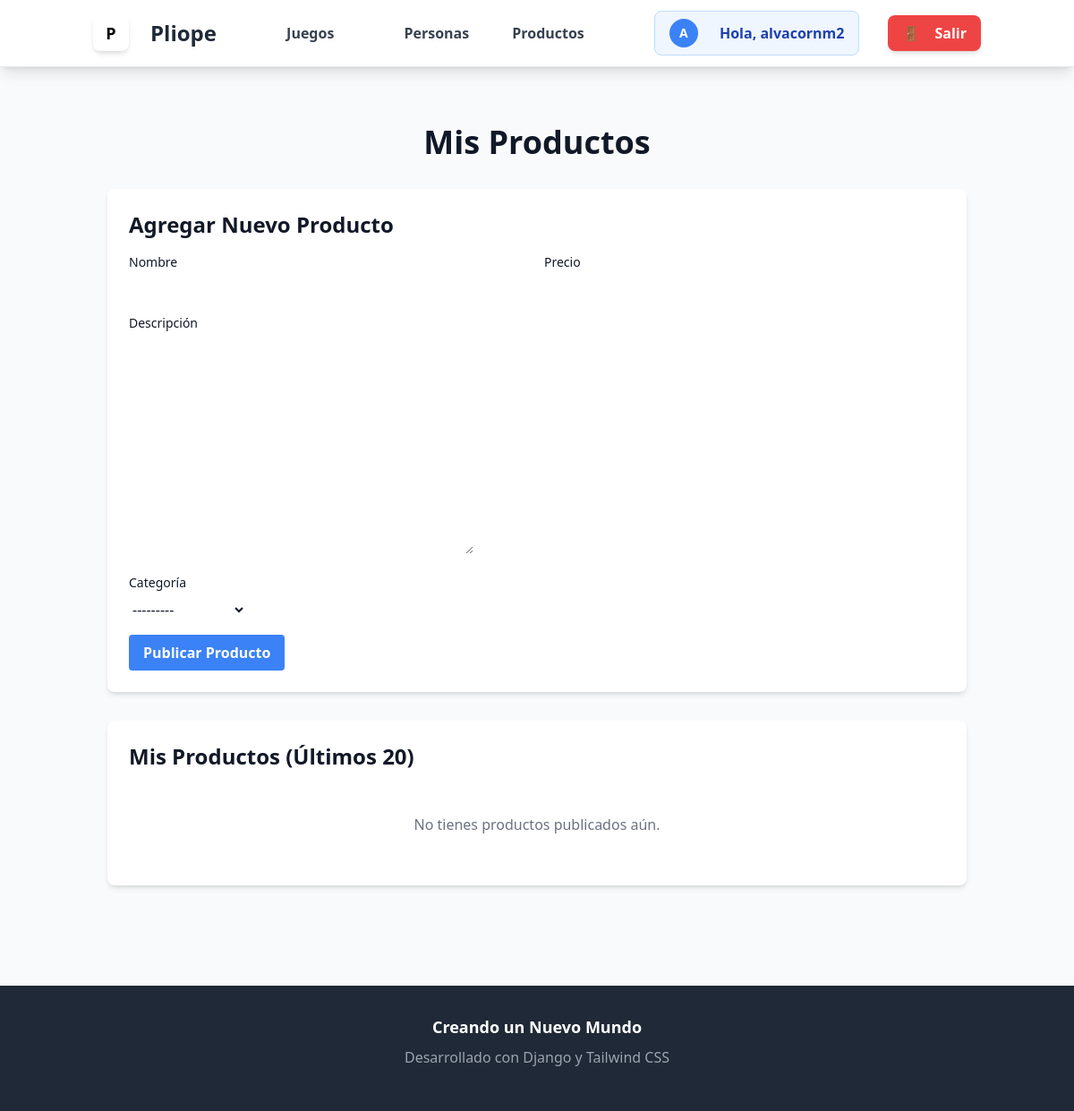
Page /productos/ (signed in) on the earlier database version.
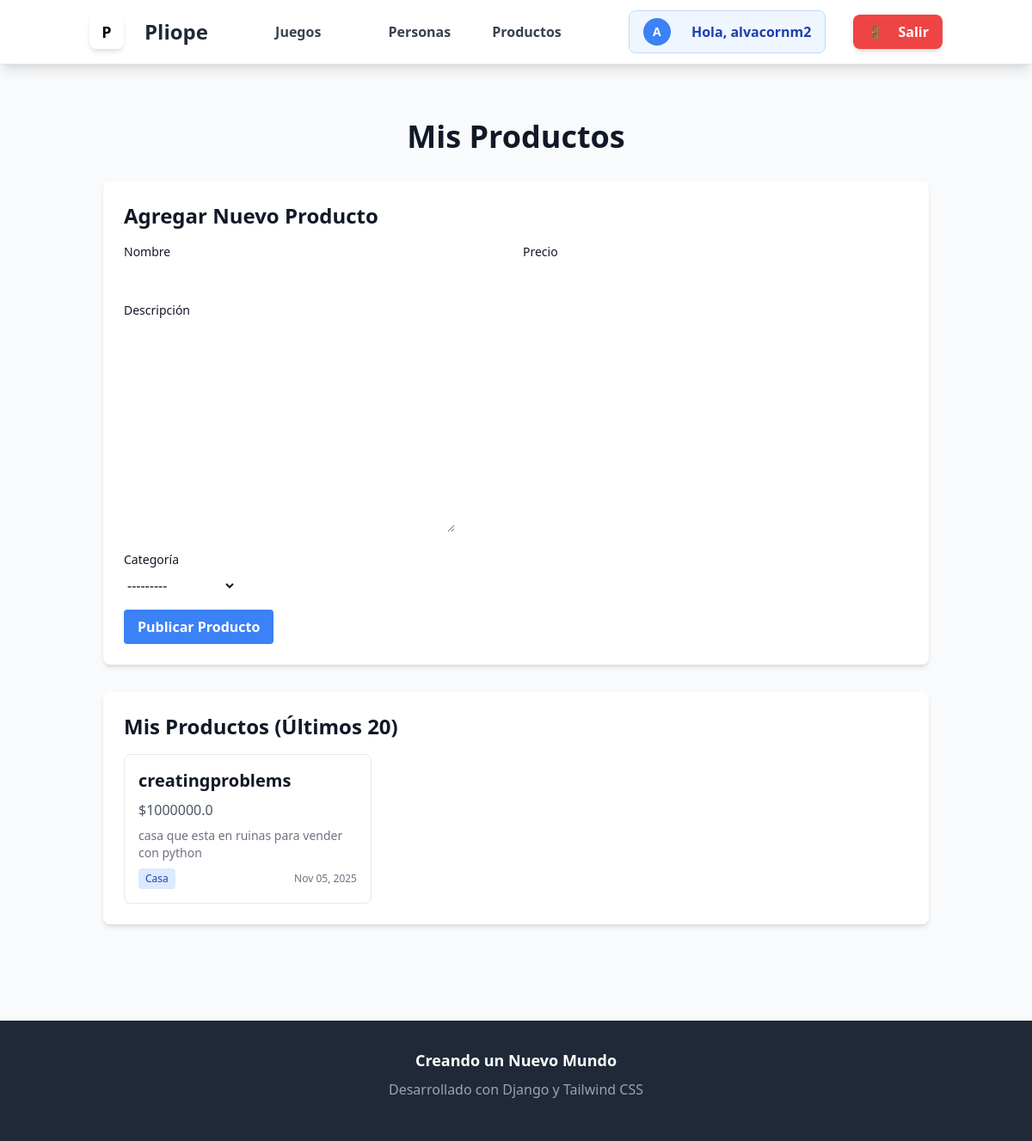
Same page on the later database version.
### Productos/models.py (models this page shows, shortened)
class Productos(models.Model):
    name = models.CharField(max_length=100)
    price = models.FloatField()
    description = models.TextField()
    category = models.CharField(max_length=3, choices=CASAS)
    user = models.ForeignKey(User, on_delete=models.CASCADE)
    date_published = models.DateTimeField(auto_now_add=True)

### Productos/views.py (the view)
# urls.py: path('', views.product_list_view, name='lista'),
@login_required(login_url="/users/login/")
def product_list_view(request):
    if request.method == 'POST':
        form = UploadProductos(request.POST)
        if form.is_valid():
            new_product = form.save(commit=False)
            new_product.user = request.user
            new_product.save()
            return redirect('productos:lista')
    else:
        form = UploadProductos()
    products = Productos.objects.filter(user=request.user)[:20]
    return render(request, 'list_product.html', {
        'form': form,
        'productos': products
    })

### Productos/forms.py
class UploadProductos(forms.ModelForm):
    class Meta:
        model = models.Productos
        fields = ['name','price','description','category']

### Productos/templates/list_product.html (shortened to what this page needs)
{% extends "base.html" %}
{% load static %}
{% load static tailwind_tags %}
{% block content %}
<div class="container mx-auto px-4 py-8">
    <h1 class="text-4xl font-bold text-center mb-8">Mis Productos</h1>
    <div class="bg-white dark:bg-blue-950 p-6 rounded-lg shadow-md mb-8">
        <h2 class="text-2xl font-semibold mb-4">Agregar Nuevo Producto</h2>
        <form class="space-y-4"
              action="{% url 'productos:lista' %}"
              method="post">
            <div class="grid grid-cols-1 md:grid-cols-2 gap-4">
                <div>
                    <label class="block text-sm font-medium mb-2">Nombre</label>
                    {{ form.name }}
                </div>
                <div>
                    <label class="block text-sm font-medium mb-2">Precio</label>
                    {{ form.price }}
                </div>
            </div>
            <div>
                <label class="block text-sm font-medium mb-2">Descripción</label>
                {{ form.description }}
            </div>
            <div>
                <label class="block text-sm font-medium mb-2">Categoría</label>
                {{ form.category }}
            </div>
            <button type="submit"
                    class="bg-blue-500 hover:bg-blue-600 text-white font-bold py-2 px-4 rounded transition-colors duration-300">
                Publicar Producto
            </button>
        </form>
    </div>
    <div class="bg-white dark:bg-black-800 p-6 rounded-lg shadow-md">
        <h2 class="text-2xl font-semibold mb-4">Mis Productos (Últimos 20)</h2>
        {% if productos %}
            <div class="grid grid-cols-1 md:grid-cols-2 lg:grid-cols-3 gap-6">
                {% for producto in productos %}
                    <div class="border border-gray-200 dark:border-gray-700 rounded-lg p-4">
                        <h3 class="text-xl font-semibold mb-2">{{ producto.name }}</h3>
                        <p class="text-gray-600 dark:text-gray-400 mb-2">${{ producto.price }}</p>
                        <p class="text-sm text-gray-500 dark:text-gray-400 mb-2">{{ producto.description|truncatewords:20 }}</p>
                        <div class="flex justify-between items-center">
                            <span class="bg-blue-100 dark:bg-blue-800 text-blue-800 dark:text-blue-100 text-xs px-2 py-1 rounded">
                                {{ producto.get_category_display }}
                            </span>
                            <span class="text-xs text-gray-500">
                                {{ producto.date_published|date:"M d, Y" }}
                            </span>
                        </div>
                    </div>
                {% endfor %}
            </div>
        {% else %}
            <p class="text-center text-gray-500 dark:text-gray-400 py-8 dark:bg-amber-900 rounded-lg">
                No tienes productos publicados aún.
            </p>
        {% endif %}
    </div>
</div>
{% endblock %}

Differences in the rows shown:
added Productos: name "creatingproblems", price "1000000.0", description "casa que esta en ruinas para vender con python", category "Casa", date_published "Nov 05, 2025"
Other differences:
text no longer shown: "No tienes productos publicados aún."
